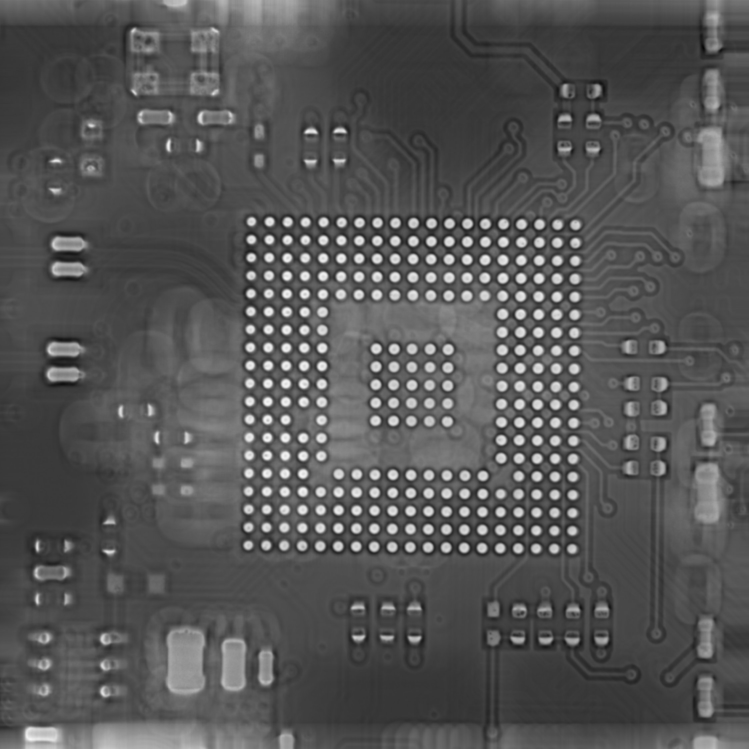
#> input picture 30980-02/chp5/data/bga.jpg, 2246 x 2246 px (shown at 1/3 size)
$ python bag_ball_cut.py
#> lines starting #> are read from the running program, lines starting #| are printed output that depends on the picture; after the words box and inside, x2 and y2 are one past the last pixel; in counts of white or black regions, pixels touching at a corner belong together
import cv2
import numpy as np

def cvshow(name, img):
    cv2.namedWindow(name, cv2.WINDOW_NORMAL)
    cv2.resizeWindow(name, 720, 720)
    cv2.imshow(name, img)

# 读取图片
img = cv2.imread('data/bga.jpg', 0)
#> img is the input picture: shape (2246, 2246); min 5, max 247, mean 85.5
cvshow('bga', img)

# 阈值分割，得到二值图像
ret, thresh = cv2.threshold(img, 0, 255, cv2.THRESH_BINARY | cv2.THRESH_OTSU)
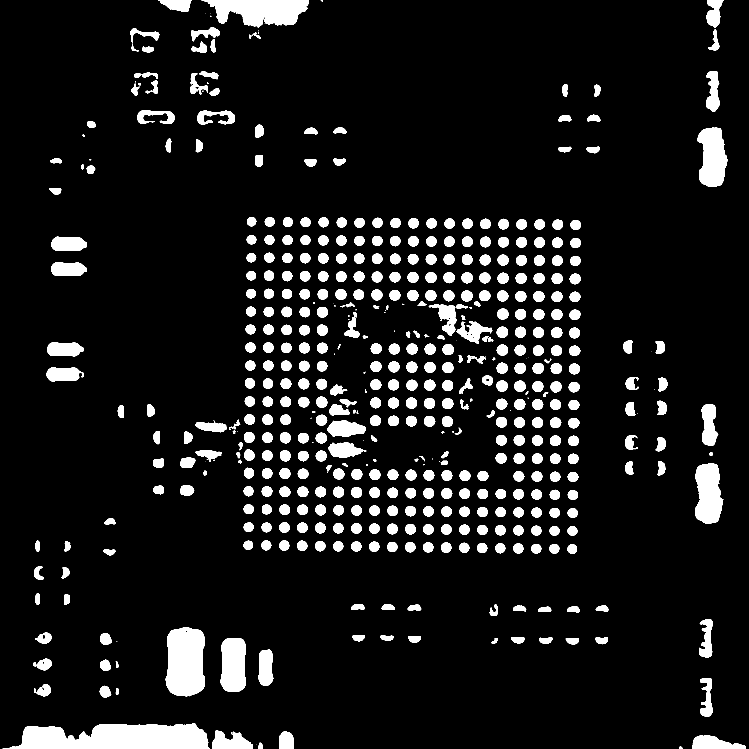
#> thresh: shape (2246, 2246) (shown at 1/3 size); 9.5% white; 535 white regions (56 under 20 px)
#> ret = 122
cvshow('binary', thresh)

# 获取图像外部轮廓
contours, hierarchy = cv2.findContours(thresh, cv2.RETR_EXTERNAL, cv2.CHAIN_APPROX_SIMPLE)
#> contours = 535 contours, 63 with area under 20; largest, box (x1, y1, x2, y2) and area: (8, 2171, 629, 2246) 34890, (497, 1882, 615, 2090) 20682, (604, 0, 926, 83) 17152, (2091, 383, 2183, 560) 11570, (2085, 1390, 2170, 1570) 11566
# 显示图像轮廓，供下一步分析
img_bgr = cv2.cvtColor(img, cv2.COLOR_GRAY2BGR)
cv2.drawContours(img_bgr, contours, -1, (0, 0, 255), 3)
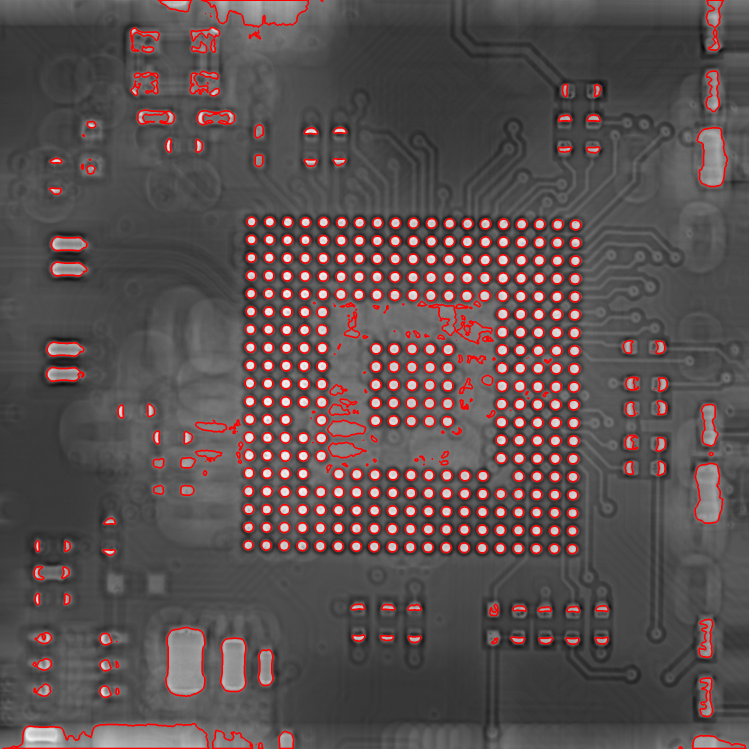
#> img_bgr: shape (2246, 2246, 3) (shown at 1/3 size); mean B, G, R 79.5, 79.5, 91.4
cvshow('contours', img_bgr)

balls = list()
# 过滤球轮廓
for contour in contours:
    # 计算锡球面积
    ballArea = cv2.contourArea(contour)
    center, radius = cv2.minEnclosingCircle(contour)
    circleArea = np.pi * radius * radius
    roundness = ballArea / circleArea
    # 根据圆度及半径过滤，更多的过滤条件可以结合工程需求
    if roundness > 0.83  and 9 <= radius <= 25:
       balls.append(contour)
#> this loop made 535 passes
#> (ballArea, center, radius, circleArea, roundness) on passes 1, 3, 4: (37, (2042, 2244.1), 5.08, 81.09, 0.456), (159, (781, 2237.8), 10.03, 315.7, 0.504), (3978, (2157.5, 2238), 79.81, 20009.6, 0.199)
#> after the loop, balls = 302 contours; largest, box (x1, y1, x2, y2) and area: (1543, 1142, 1577, 1175) 845, (1490, 980, 1523, 1013) 836, (1490, 1142, 1523, 1175) 836, (1328, 1032, 1362, 1065) 836, (1218, 1193, 1251, 1226) 832

img_ball = cv2.cvtColor(img, cv2.COLOR_GRAY2BGR)
cv2.drawContours(img_ball, balls, -1, (0, 0, 255), 3)
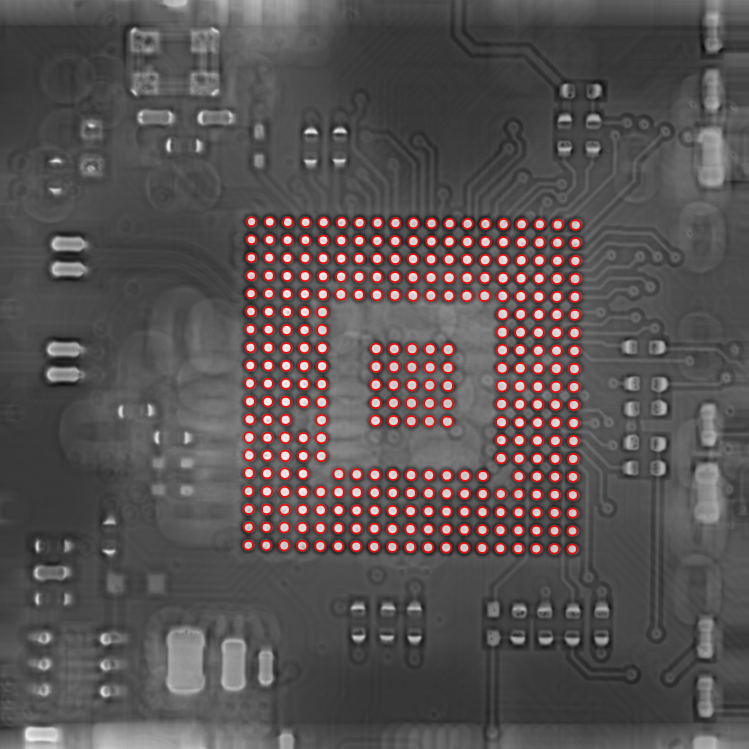
#> img_ball: shape (2246, 2246, 3) (shown at 1/3 size); mean B, G, R 82.1, 82.1, 88.7
cvshow('balls', img_ball)
cv2.waitKey(0)
cv2.destroyAllWindows()
